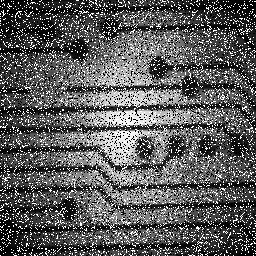
#> input picture taller5/imagenes/noised_circuit.png, 256 x 256 px
$ jupyter execute ejercicio_sintesis.ipynb
#> lines starting #> are read from the running program, lines starting #| are printed output that depends on the picture
# Taller 5:  Filtros lineales y no lineales

[cell 1]
PATH = "./imagenes/"

[cell 2]
import cv2
import numpy as np
import matplotlib.pyplot as plt

imagen = cv2.imread(PATH + "noised_circuit.png", cv2.IMREAD_GRAYSCALE)
#> imagen is the input picture: shape (256, 256); min 0, max 255, mean 91.8
plt.imshow(imagen, cmap='gray')
plt.title("Imagen con ruido")
plt.axis('off')
plt.show()

[cell 3]
from skimage.filters.rank import median, modal, majority
import numpy as np

# Aplicar filtro de mediana 3x3
image_median = median(imagen, footprint=np.ones((3,3)))
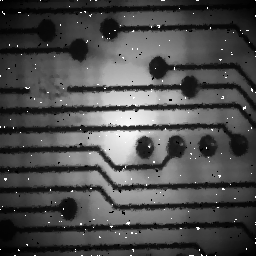
#> image_median: shape (256, 256); min 0, max 255, mean 77

fig, ax = plt.subplots(1, 2, figsize=(12, 6))
ax[0].imshow(imagen, cmap='gray')
ax[0].set_title('Imagen con ruido (original)')
ax[0].axis('off')

ax[1].imshow(image_median, cmap='gray')
ax[1].set_title('Imagen filtrada con mediana 3x3')
ax[1].axis('off')

plt.tight_layout()
plt.show()
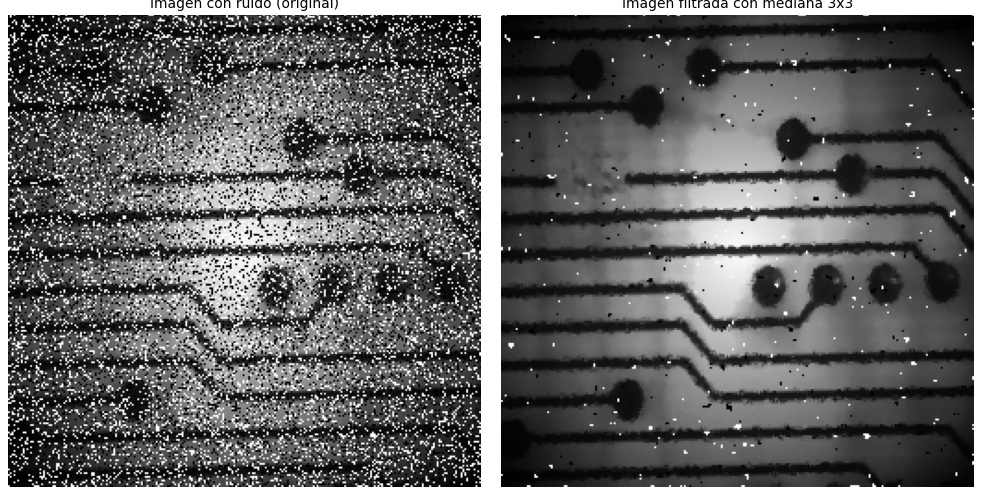
#> figure drawn by matplotlib, 2 panels

Probamos con diferentes tamaños de kernel de mediana

[cell 4]
image_median_5x5 = median(imagen, footprint=np.ones((5,5)))
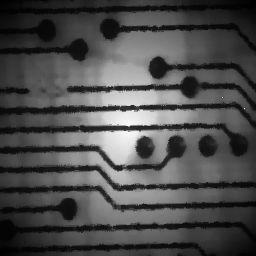
#> image_median_5x5: shape (256, 256); min 0, max 255, mean 76.3
image_median_7x7 = median(imagen, footprint=np.ones((7,7)))
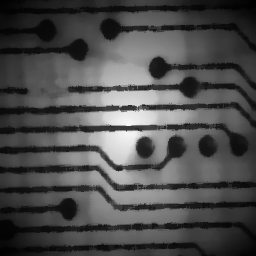
#> image_median_7x7: shape (256, 256); min 0, max 245, mean 76.9

fig, ax = plt.subplots(1, 3, figsize=(18, 6))

ax[0].imshow(image_median, cmap='gray')
ax[0].set_title('Mediana 3x3')
ax[0].axis('off')

ax[1].imshow(image_median_5x5, cmap='gray')
ax[1].set_title('Mediana 5x5')
ax[1].axis('off')

ax[2].imshow(image_median_7x7, cmap='gray')
ax[2].set_title('Mediana 7x7')
ax[2].axis('off')

plt.tight_layout()
plt.show()

Aplicamos dos veces el filtro de mediana con kernel 5x5 para mejorar la iluminación. Luego, aplicamos ecualización para mejorar el contraste.

[cell 5]
image_median_5x5_twice = median(image_median_5x5, footprint=np.ones((5,5)))
# Aplicar ecualización de histograma para mejorar contraste
image_equalized = cv2.equalizeHist(image_median_5x5_twice.astype(np.uint8))
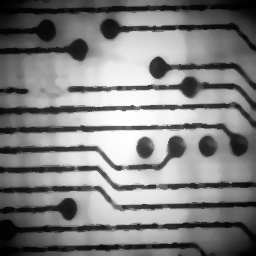
#> image_equalized: shape (256, 256); min 0, max 255, mean 128.3
plt.imshow(image_equalized, cmap='gray')
plt.title('Imagen final')
plt.axis('off')
plt.show()

$ run again, with taller5/imagenes/FISSURE.png copied over taller5/imagenes/noised_circuit.png
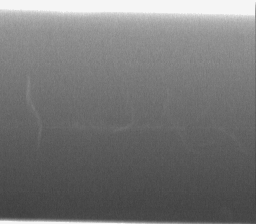
#> input picture taller5/imagenes/FISSURE.png, 256 x 224 px
#> imagen is the input picture: shape (224, 256); min 63, max 245, mean 117.9
#> `plt.show()`:
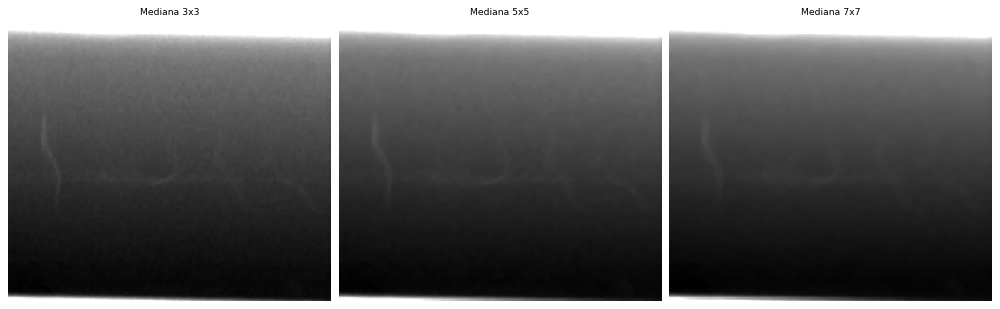
#> figure drawn by matplotlib, 3 panels
#> `image_equalized = cv2.equalizeHist(image_median_5x5_twice.astype(np.ui..`:
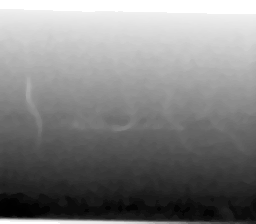
#> image_equalized: shape (224, 256); min 0, max 255, mean 129.2

$ run again, with taller5/imagenes/MEB.png copied over taller5/imagenes/noised_circuit.png
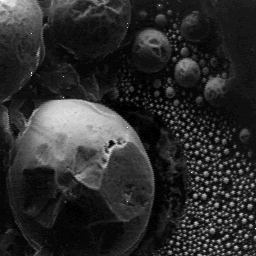
#> input picture taller5/imagenes/MEB.png, 256 x 256 px
#> imagen is the input picture: shape (256, 256); min 0, max 255, mean 44.3
#> `plt.show()`:
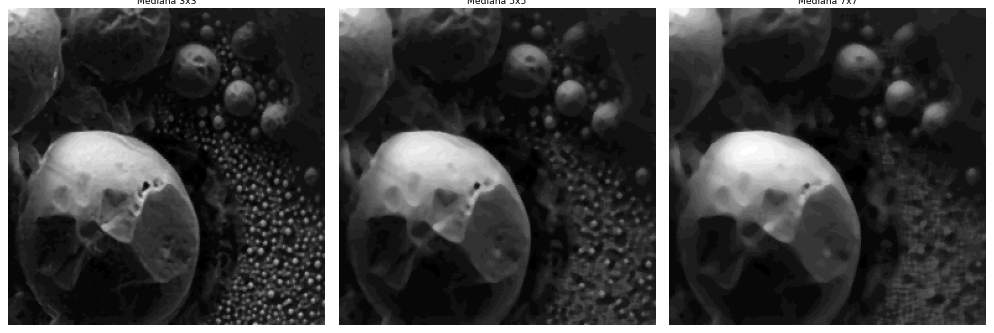
#> figure drawn by matplotlib, 3 panels
#> `image_equalized = cv2.equalizeHist(image_median_5x5_twice.astype(np.ui..`:
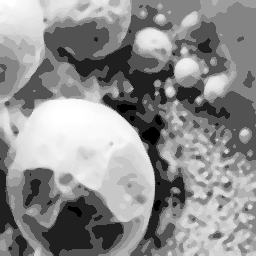
#> image_equalized: shape (256, 256); min 0, max 255, mean 141.8
